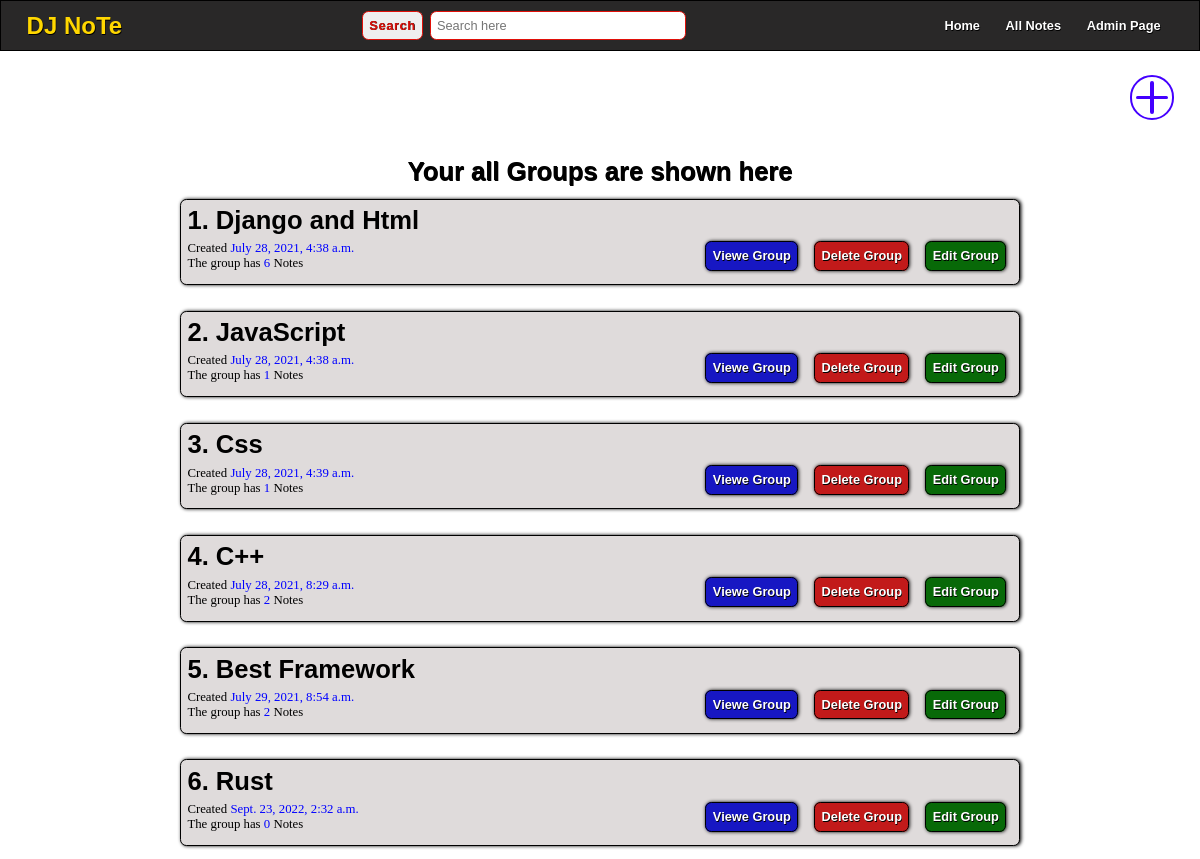
The app's page /, older data.
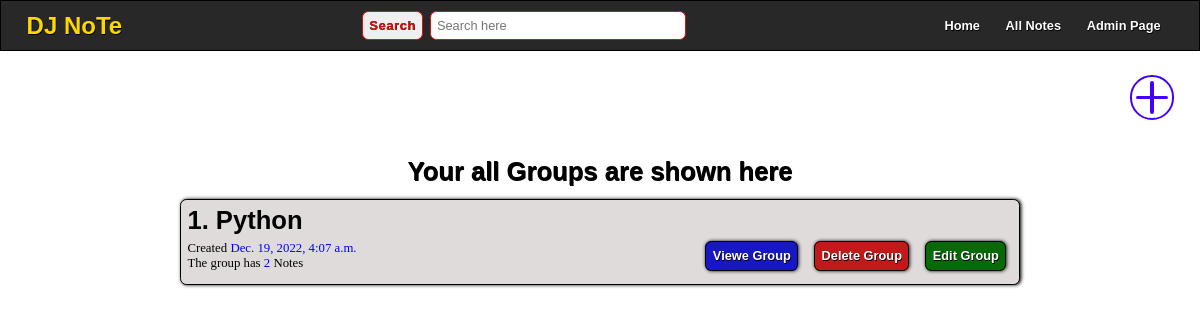
The same page, newer data.
### home/models.py (models this page shows)
class Group(models.Model):
    name = models.CharField(max_length=100)
    time = models.DateTimeField(default=now)

class Note(models.Model):
    group = models.ForeignKey(Group, on_delete=models.CASCADE)
    title = models.CharField(max_length=300)
    desc = models.TextField()
    time = models.DateTimeField(default=now)

### home/views.py (the view)
# urls.py: 2. Add a URL to urlpatterns:  path('', views.home, name='home')
def home(req):
    groups = Group.objects.all()
    if req.method == 'POST':
        name = req.POST['name']
        newGroup = Group(name = name)
        newGroup.save()
        messages.success(req, "Your Group has been created")
    return render(req, 'home.html' , {'groups':groups, })

### templates/home.html (shortened to what this page needs)
{% extends 'main.html' %}
{% load static %}
{% block link %}
    <link rel="stylesheet" href="{% static 'Style/home.css' %}">
    <link rel="stylesheet" href="{% static 'Style/homeGroup.css' %}">
{% endblock link %}
{% block body %}
    <div class="createGroup">
        <div class="createGroupIcon">
            <div class="round"></div>
        </div>
    </div>
    <section class="allGroup">
        <h1 class='allGroup_message'>Your all Groups are shown here</h1>
        {% for i in groups %}
            <div class='group'>
                <h3 class='title'>{{ forloop.counter }}. {{i.name}}</h3>
                <div class="other">
                    <div class='info'>
                        <p class='time'>Created <span>{{i.time}}</span></p>
                        <p class='noteLenght'>The group has <span>{{i.note_set.all|length}}</span> Notes</p>
                    </div>
                    <div class="links">
                        <a href="{% url 'group' i.id %}"           class='view_note'>Viewe Group</a>
                        <a href="{% url 'deleteGroup' i.id %}" class='delete'>Delete Group</a>
                        <a href="{% url 'group' i.id %}" class='edit'>Edit Group</a>
                    </div>
                </div>
            </div>
        {% endfor %}
    </section>
{% endblock body %}

### templates/main.html (shortened to what this page needs)
{% load static %}
<!DOCTYPE html>
<html lang="en">
<head>
    <link rel="stylesheet" href="{% static 'Style/main.css' %}">
    {% block link %}
    {% endblock link %}
</head>
<body>
    <nav class=''>
        <h1><a href="/">DJ NoTe</a> </h1>
        <form action='{% url 'search' %}' method="get" class="search">
            <button type="submit" class='searchBtn'>Search</button>
            <input type="search" name="searchNote" id="searchNote" placeholder='Search here'>
        </form>
        <ul>
            <li><a href="/">Home</a></li>
            <li><a href="{% url 'allnotes' %}">All Notes</a></li>
            <li><a href="/admin">Admin Page</a></li>
        </ul>
    </nav>
    <div class='extra_space' style='height:8rem'></div>
        {% block body %}{% endblock body %}
</body>
</html>

### static/Style/main.css (style rules this page uses)
:root { --root-color:rgb(224, 16, 9); }
* { margin: 0; padding: 0; box-sizing: border-box; }
html { font-size: 62.5%; }
body { position: relative; width: 100vw; height: 100vh; }
nav { height: 8rem; width: 100%; display: flex; position: fixed; top: 0; z-index: 200; padding: 2rem 4rem; border: 0.1rem solid black; font-size: 2.5rem; justify-content: space-between; align-items: center; flex-direction: row; background-color: rgb(41, 40, 40); color: #fff; text-shadow: 0.1rem 0.2rem 0.1rem black; font-family: sans-serif; }
nav h1 a { color: gold; text-decoration: none; }
nav form { display: flex; flex-direction: row; }
nav form input, .searchBtn { font-size: 2rem; border-radius: 1rem; }
nav form input { width: 40rem; padding: 1rem; outline: none; border: 0.2rem solid var(--root-color); margin: 0 1rem; }
nav form .searchBtn { border: 0.3rem solid var(--root-color); color: var(--root-color); font-weight: bold; letter-spacing: 0.1rem; padding: 1rem; transition: 0.5s; text-shadow: 0.05rem 0.05rem 0.1rem black; }
nav ul { display: flex; flex-direction: row; }
nav ul li { font-size: 2rem; list-style: none; margin: 0 2rem; font-weight: bold; text-shadow: 0.1rem 0.15rem 0.1rem black; transition: 0.5s; transform: scale(1); }
nav ul li a { color: white; text-decoration: none; }
@media only screen and (max-width: 2000px) { html { font-size: 70%; } }
@media only screen and (max-width: 1800px) { html { font-size: 65%; } }
@media only screen and (max-width: 1600px) { html { font-size: 50%; } }
@media only screen and (max-width: 1200px) { html { font-size: 40%; } }

### static/Style/home.css (style rules this page uses)
.createGroup { position: relative; margin: 2rem 0; margin-left: auto; width: auto; display: flex; flex-direction: row; align-items: center; padding: 0 4rem; }
.createGroup .createGroupIcon { margin-left: auto; position: relative; transition: transform 0.3s; }
.createGroup .createGroupIcon .round { --round-icon-color:rgb(68, 0, 255); --round-widht-height:7rem; position: relative; width: var(--round-widht-height); height: var(--round-widht-height); border-radius: 50%; display: flex; justify-content: center; align-items: center; border: 0.4rem solid var(--round-icon-color); margin-left: auto; }
.createGroup .createGroupIcon .round::before, .round::after { position: absolute; content: ''; background-color: var(--round-icon-color); border-radius: 1rem; }
.createGroup .createGroupIcon .round::before { width: 80%; height: 0.5rem; }
.createGroup .createGroupIcon .round::after { width: 0.5rem; height: 80%; }

### static/Style/homeGroup.css (style rules this page uses)
:root { --root-color:rgb(224, 16, 9); }
.allGroup { position: relative; width: 100vw; margin: 4rem 0; display: flex; flex-direction: column; align-items: center; }
.allGroup .allGroup_message { font-size: 4rem; font-weight: bold; font-family: sans-serif; color: black; text-shadow: 0.1rem 0.1rem 0.1rem black; }
.allGroup .group { position: relative; margin: 2rem 0; border: 0.2rem solid black; width: 70%; padding: 1rem; border-radius: 1rem; background-color: #dfdbdb; box-shadow: 0.2rem 0 0.6rem black; }
.allGroup .group .title { font-size: 4rem; font-family: sans-serif; }
.allGroup .group .other { margin: 1rem 0; display: flex; flex-direction: row; justify-content: space-between; align-items: center; font-size: 2rem; }
.allGroup .group .other .time { display: inline-block; }
.allGroup .group .other .info span { color: blue; }
.allGroup .group .other a { padding: 1rem; color: white; border-radius: 1rem; border: 0.1rem solid black; text-decoration: none; font-family: sans-serif; font-weight: bold; text-shadow: 0.1rem 0.05rem 0.1rem black; margin: 0 1rem; box-shadow: 0.1rem 0 0.6rem black; }
.allGroup .group .other .links a.view_note { background-color: rgb(23, 23, 195); }
.allGroup .group .other .links a.delete { background-color: rgb(194, 26, 26); }
.allGroup .group .other .links a.edit { background-color: rgb(8, 105, 8); }

Row changes from the older to the newer data that the page shows:
removed Group: name "Django and Html", time "July 28, 2021, 4:38 a.m.", note_set.all|length "6"
removed Group: name "JavaScript", time "July 28, 2021, 4:38 a.m.", note_set.all|length "1"
removed Group: name "Css", time "July 28, 2021, 4:39 a.m.", note_set.all|length "1"
removed Group: name "C++", time "July 28, 2021, 8:29 a.m.", note_set.all|length "2"
removed Group: name "Best Framework", time "July 29, 2021, 8:54 a.m.", note_set.all|length "2"
removed Group: name "Rust", time "Sept. 23, 2022, 2:32 a.m.", note_set.all|length "0"
added Group: name "Python", time "Dec. 19, 2022, 4:07 a.m.", note_set.all|length "2"
